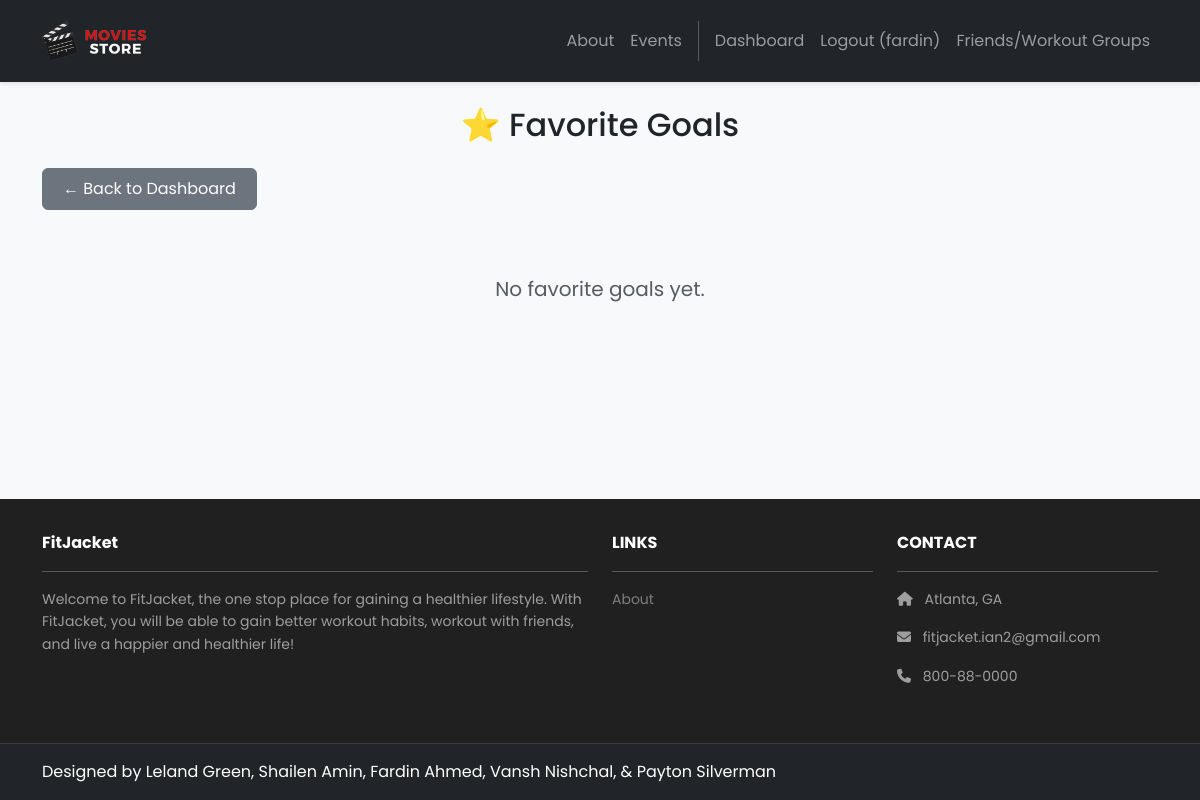
Page /dashboard/favorite/ (signed in) on the earlier database version.
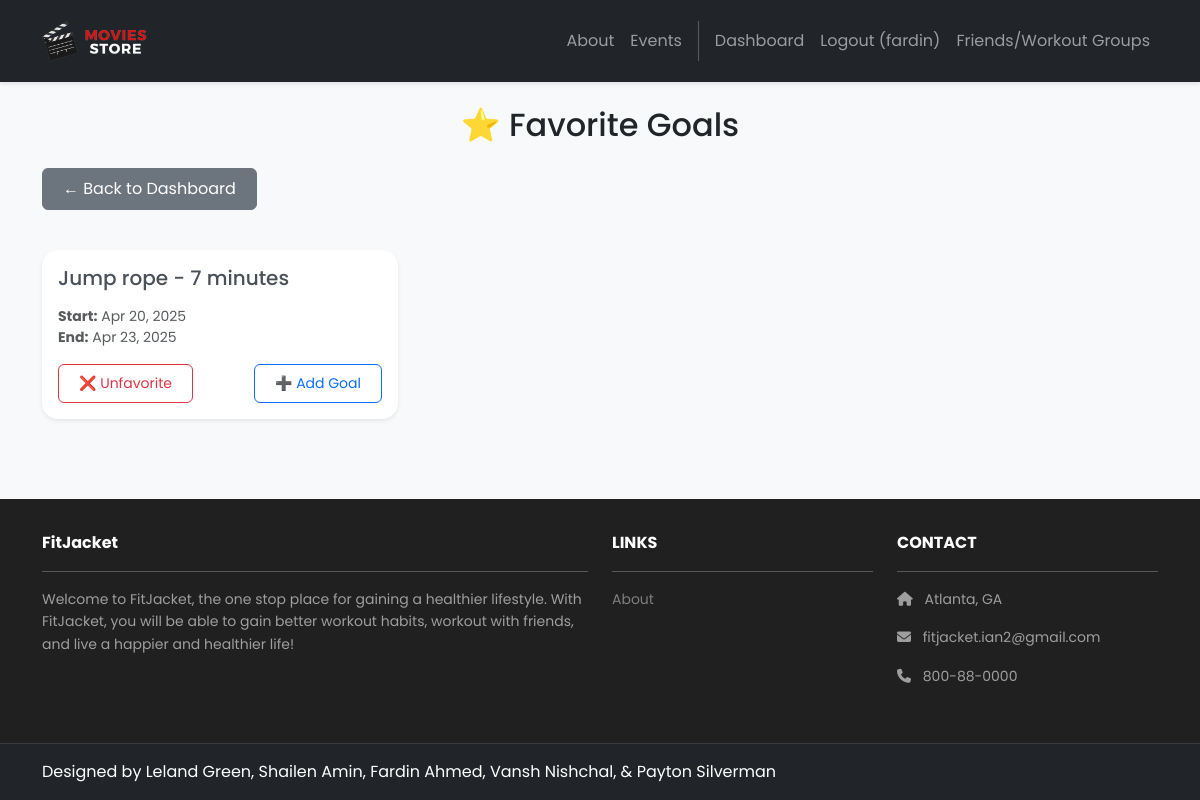
Same page on the later database version.
### dashboard/models.py (models this page shows, shortened)
class Goal(models.Model):
    text = models.CharField(max_length=255)
    created_at = models.DateTimeField(auto_now_add=True)
    start_date = models.DateTimeField(null=True, blank=True, default=timezone.now)
    end_date = models.DateTimeField(null=True, blank=True, default=timezone.now)
    user = models.ForeignKey(User, on_delete=models.CASCADE, null=True)
    completed = models.BooleanField(default=False)
    abandoned = models.BooleanField(default=False)
    favorite = models.BooleanField(default=False)

### dashboard/views.py (the view, shortened to what this page needs)
# urls.py: path('favorite/', views.mark_favorite, name='FavoriteHistory'),
@login_required
def mark_favorite(request):
    favorite_goals = Goal.objects.filter(user=request.user, favorite=True)
    return render(request, 'dashboard/favorite.html', {
        'favorite_goals': favorite_goals
    })

### accounts/context_processors.py (called while the page is built)
def admin_group(request):
    if request.user.is_authenticated:
        is_admin = request.user.groups.filter(name='admin').exists()
    else:
        is_admin = False
    return {'is_admin': is_admin}

### friends/context_processors.py (called while the page is built)
def user_groups(request):
    if request.user.is_authenticated:
        groups = WorkoutGroup.objects.filter(groupmember__user=request.user)
    else:
        groups = []
    return {'user_groups': groups}

### dashboard/templates/dashboard/favorite.html (shortened to what this page needs)
{% extends 'base.html' %}
{% block content %}
<div class="container py-4">
    <h2 class="mb-4 text-center">⭐ Favorite Goals</h2>
    <div class="text-start mb-4">
        <a href="{% url 'Dashboard' %}" class="btn btn-secondary mb-3">← Back to Dashboard</a>
    </div>
    {% if favorite_goals %}
        <div class="row row-cols-1 row-cols-md-2 row-cols-lg-3 g-4">
            {% for goal in favorite_goals %}
                <div class="col">
                    <div class="card h-100 border-0 shadow-sm rounded-4">
                        <div class="card-body">
                            <h5 class="card-title text-dark-emphasis">{{ goal.text }}</h5>
                            <p class="card-text text-muted small mt-3">
                                <strong>Start:</strong> {{ goal.start_date|date:"M d, Y" }}<br>
                                <strong>End:</strong> {{ goal.end_date|date:"M d, Y" }}
                            </p>
                            <div class="d-flex justify-content-between">
                                <form method="POST" class="me-2">
                                    <button type="submit" name="unfavorite_goal" class="btn btn-outline-danger btn-sm">
                                        ❌ Unfavorite
                                    </button>
                                </form>
                                <form method="POST">
                                    <button type="submit" name="add_goal" class="btn btn-outline-primary btn-sm">
                                        ➕ Add Goal
                                    </button>
                                </form>
                            </div>
                        </div>
                    </div>
                </div>
            {% endfor %}
        </div>
    {% else %}
        <div class="text-center mt-5">
            <p class="text-muted fs-5">No favorite goals yet.</p>
        </div>
    {% endif %}
</div>
{% endblock %}

### FitJacket/templates/base.html (shortened to what this page needs)
<!DOCTYPE html>
<html>
  {% load static %}
  <head>
    <link href="https://cdn.jsdelivr.net/npm/bootstrap@5.3.3/dist/css/bootstrap.min.css" rel="stylesheet">
    <link rel="stylesheet" href="https://cdnjs.cloudflare.com/ajax/libs/font-awesome/6.1.1/css/all.min.css">
    <link rel="stylesheet" type="text/css" href="{% static 'css/style.css' %}">
  </head>
  <body>
    <nav class="p-3 navbar navbar-dark bg-dark navbar-expand-lg">
      <div class="container">
        <a class="navbar-brand" href="{% url 'home.index' %}">
          <img src="{% static 'img/logo.png' %}" alt="logo" height="40" />
        </a>
        <div class="collapse navbar-collapse" id="navbarNavAltMarkup">
          <div class="navbar-nav ms-auto navbar-ml">
            <a class="nav-link" href="{% url 'home.about' %}">About</a>
            <a class="nav-link" href="{% url 'events.about' %}">Events</a>
            {% if user.is_authenticated %}
            <a class="nav-link" href="{% url 'Dashboard' %}">Dashboard</a>
            <a class="nav-link" href="{% url 'accounts.logout' %}">Logout ({{ user.username }})</a>
            <a class="nav-link" href="{% url 'friends:userList' %}">Friends/Workout Groups</a>
            {% else %}
            <a class="nav-link" href="{% url 'accounts.login' %}">Login</a>
            <a class="nav-link" href="{% url 'accounts.signup' %}">Sign Up</a>
            <a class="nav-link" href="{% url 'accounts.resetPassword' %}">Reset Password</a>
            {% endif %}
          </div>
        </div>
      </div>
    </nav>
    <div class="main-content" style="height: 80vh;">
      {% block content %}
      {% endblock content %}
    </div>
    <section class="p-3 ms-footer d-flex d-none d-md-block">
      <div class="container">
        <div class="row mt-3 text-white">
          <div class="col-md-6 col-lg-6 col-xl-6 mx-auto mb-4">
            <b>FitJacket</b>
            <hr />
            <p>Welcome to FitJacket, the one stop place for gaining a healthier lifestyle. With FitJacket, you will be able to
            gain better workout habits, workout with friends, and live a happier and healthier life!</p>
          </div>
          <div class="col-md-3 col-lg-3 col-xl-3 mx-auto mb-4">
            <b>LINKS</b>
            <hr />
            <p><a class="nav-link" href="{% url 'home.about' %}">About</a></p>
          </div>
          <div class="col-md-3 col-lg-3 col-xl-3 mx-auto mb-4">
            <b>CONTACT</b>
            <hr />
            <p><i class="fas fa-home me-2"></i> Atlanta, GA</p>
            <p><i class="fas fa-envelope me-2"></i> fitjacket.ian2@gmail.com</p>
            <p><i class="fas fa-phone me-2"></i> 800-88-0000</p>
          </div>
        </div>
      </div>
    </section>
    <section class="p-3 ms-footer-bottom bg-dark">
      <div class="container d-flex justify-content-between">
        <div class="me-5 text-white">
          <span>Designed by Leland Green, Shailen Amin, Fardin Ahmed, Vansh Nishchal, & Payton Silverman</a>
          </span>
        </div>
      </div>
    </section>
  </body>
</html>

### FitJacket/static/css/style.css (style rules this page uses)
body { font-family: 'Poppins', sans-serif; background-color: #f8f9fa; min-height: 100vh; display: flex; flex-direction: column; }
.main-content { flex: 1; }
.navbar { box-shadow: 0 2px 4px rgba(0,0,0,0.1); }
.navbar-brand img { transition: transform 0.2s; }
.nav-link { position: relative; transition: color 0.3s; }
.nav-link:after { content: ''; position: absolute; width: 0; height: 2px; bottom: 0; left: 0; background-color: #6ab43e; transition: width 0.3s; }
.card { transition: transform 0.2s, box-shadow 0.2s; border: none; box-shadow: 0 2px 15px rgba(0,0,0,0.1); }
.btn { padding: 8px 20px; border-radius: 6px; transition: all 0.3s; }
.ms-footer { background-color: #202020; padding-top: 2rem; padding-bottom: 2rem; }
.ms-footer p { color: #9e9e9e; font-size: 14px; line-height: 1.6; }
.ms-footer a { color: #7F7F7F; transition: color 0.3s; }
.ms-footer-bottom { border-top: 1px solid rgba(255,255,255,0.1); }

Differences in the rows shown:
added Goal: text "Jump rope - 7 minutes", start_date "Apr 20, 2025", end_date "Apr 23, 2025"
Other differences:
text no longer shown: "No favorite goals yet."
